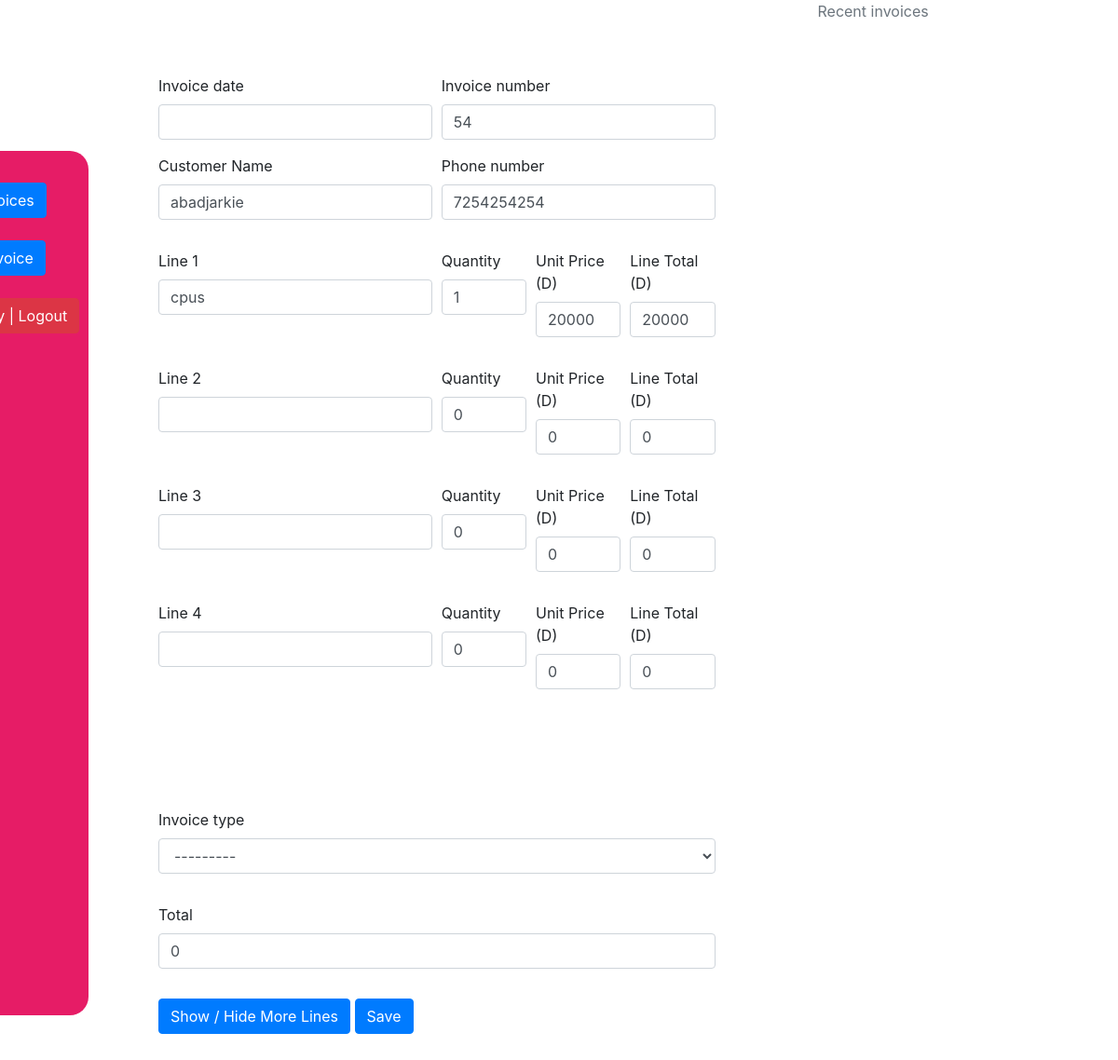
The page /update_invoice/2/ (signed in) on the database its author committed.
### invoicemgt/models.py (models this page shows)
class Invoice(models.Model):
	comments = models.TextField(max_length=3000, default='', blank=True, null=True)
	invoice_number = models.IntegerField(blank=True, null=True)
	invoice_date = models.DateField(auto_now_add=False, auto_now=False, blank=True, null=True)
	name = models.CharField('Customer Name', max_length=120, default='', blank=True, null=True)
	line_one = models.CharField('Line 1', max_length=120, default='', blank=True, null=True)
	line_one_quantity = models.IntegerField('Quantity', default=0, blank=True, null=True)
	line_one_unit_price = models.IntegerField('Unit Price (D)', default=0, blank=True, null=True)
	line_one_total_price = models.IntegerField('Line Total (D)', default=0, blank=True, null=True)
	line_two = models.CharField('Line 2', max_length=120, default='', blank=True, null=True)
	line_two_quantity = models.IntegerField('Quantity', default=0, blank=True, null=True)
	line_two_unit_price = models.IntegerField('Unit Price (D)', default=0, blank=True, null=True)
	line_two_total_price = models.IntegerField('Line Total (D)', default=0, blank=True, null=True)
	line_three = models.CharField('Line 3', max_length=120, default='', blank=True, null=True)
	line_three_quantity = models.IntegerField('Quantity', default=0, blank=True, null=True)
	line_three_unit_price = models.IntegerField('Unit Price (D)', default=0, blank=True, null=True)
	line_three_total_price = models.IntegerField('Line Total (D)', default=0, blank=True, null=True)
	line_four = models.CharField('Line 4', max_length=120, default='', blank=True, null=True)
	line_four_quantity = models.IntegerField('Quantity', default=0, blank=True, null=True)
	line_four_unit_price = models.IntegerField('Unit Price (D)', default=0, blank=True, null=True)
	line_four_total_price = models.IntegerField('Line Total (D)', default=0, blank=True, null=True)
	line_five = models.CharField('Line 5', max_length=120, default='', blank=True, null=True)
	line_five_quantity = models.IntegerField('Quantity', default=0, blank=True, null=True)
	line_five_unit_price = models.IntegerField('Unit Price (D)', default=0, blank=True, null=True)
	line_five_total_price = models.IntegerField('Line Total (D)', default=0, blank=True, null=True)
	line_six = models.CharField('Line 1', max_length=120, default='', blank=True, null=True)
	line_six_quantity = models.IntegerField('Quantity', default=0, blank=True, null=True)
	line_six_unit_price = models.IntegerField('Unit Price (D)', default=0, blank=True, null=True)
	line_six_total_price = models.IntegerField('Line Total (D)', default=0, blank=True, null=True)
	line_seven = models.CharField('Line 2', max_length=120, default='', blank=True, null=True)
	line_seven_quantity = models.IntegerField('Quantity', default=0, blank=True, null=True)
	line_seven_unit_price = models.IntegerField('Unit Price (D)', default=0, blank=True, null=True)
	line_seven_total_price = models.IntegerField('Line Total (D)', default=0, blank=True, null=True)
	line_eight = models.CharField('Line 3', max_length=120, default='', blank=True, null=True)
	line_eight_quantity = models.IntegerField('Quantity', default=0, blank=True, null=True)
	line_eight_unit_price = models.IntegerField('Unit Price (D)', default=0, blank=True, null=True)
	line_eight_total_price = models.IntegerField('Line Total (D)', default=0, blank=True, null=True)
	line_nine = models.CharField('Line 4', max_length=120, default='', blank=True, null=True)
	line_nine_quantity = models.IntegerField('Quantity', default=0, blank=True, null=True)
	line_nine_unit_price = models.IntegerField('Unit Price (D)', default=0, blank=True, null=True)
	line_nine_total_price = models.IntegerField('Line Total (D)', default=0, blank=True, null=True)
	line_ten = models.CharField('Line 5', max_length=120, default='', blank=True, null=True)
	line_ten_quantity = models.IntegerField('Quantity', default=0, blank=True, null=True)
	line_ten_unit_price = models.IntegerField('Unit Price (D)', default=0, blank=True, null=True)
	line_ten_total_price = models.IntegerField('Line Total (D)', default=0, blank=True, null=True)
	phone_number = models.CharField(max_length=120, default='', blank=True, null=True)
	total = models.IntegerField(default='0', blank=True, null=True)
	balance = models.IntegerField(default='0', blank=True, null=True)
	timestamp = models.DateTimeField(auto_now_add=True, auto_now=False)
	last_updated = models.DateTimeField(auto_now_add=False, auto_now=True, blank=True)
	paid = models.BooleanField(default=False)
	invoice_type_choice = (
			('Receipt', 'Receipt'),
			('Invoice', 'Invoice'),
		)
	invoice_type = models.CharField(max_length=50, default='', blank=True, null=True, choices=invoice_type_choice)

### invoicemgt/views.py (the view)
# urls.py: path('update_invoice/<str:pk>/', views.update_invoice , name = "update_invoice"),
@login_required
def update_invoice(request,pk):
    queryset = Invoice.objects.get(id=pk)
    form = InvoiceUpdateForm(instance=queryset)
    if request.method == 'POST':
        form = InvoiceUpdateForm(request.POST, instance=queryset)
        if form.is_valid():
            form.save()
            return redirect('/list_invoice')
    context = {
        'form': form
    }
    return render(request , 'add_invoice.html' , context)

### invoicemgt/forms.py (shortened to what this page needs)
class InvoiceUpdateForm(forms.ModelForm):
	class Meta:
		model = Invoice
		fields = ['name', 'phone_number', 'invoice_date','invoice_number',
				'line_one', 'line_one_quantity', 'line_one_unit_price', 'line_one_total_price',
				'line_two', 'line_two_quantity', 'line_two_unit_price', 'line_two_total_price',
				'line_three', 'line_three_quantity', 'line_three_unit_price', 'line_three_total_price',
				'line_four', 'line_four_quantity', 'line_four_unit_price', 'line_four_total_price',
				'line_five', 'line_five_quantity', 'line_five_unit_price', 'line_five_total_price',
				'line_six', 'line_six_quantity', 'line_six_unit_price', 'line_six_total_price',
				'line_seven', 'line_seven_quantity', 'line_seven_unit_price', 'line_seven_total_price',
				'line_eight', 'line_eight_quantity', 'line_eight_unit_price', 'line_eight_total_price',
				'line_nine', 'line_nine_quantity', 'line_nine_unit_price', 'line_nine_total_price',
				'line_ten', 'line_ten_quantity', 'line_ten_unit_price', 'line_ten_total_price',
				'total', 'paid', 'invoice_type']

### invoicemgt/templates/add_invoice.html (shortened to what this page needs)
{% load static %}
{% load crispy_forms_tags %}
{% include 'navbar.html' %}
<!DOCTYPE html>
<html lang="en">
<head>
  <link rel="stylesheet" type="text/css"
    href="https://stackpath.bootstrapcdn.com/bootstrap/4.5.2/css/bootstrap.min.css">
  <link rel="stylesheet" href="{% static 'css/style.css' %}">
  <link href="{% static 'js/jquery-ui-1.12.1/jquery-ui.min.css' %}" rel="stylesheet">
  <link href="{% static 'js/jquery-ui-1.12.1/jquery-ui.structure.min.css' %}" rel="stylesheet">
  <link href="{% static 'js/jquery-ui-1.12.1/jquery-ui.theme.min.css' %}" rel="stylesheet">
  <link rel="stylesheet" href="{% static '' %}">
</head>
<body>
  <div class="main-container">
    <div class="row">
      <div class="col-md-9">
        <div class="myForm">
          <form method='POST' action=''>{% csrf_token %}
            <div class="row">
              <div class='col-sm-12'>
                <div class="form-row">
                  <div class="form-group col-md-6">
                    {{ form.invoice_date|as_crispy_field }}
                    {{ form.name|as_crispy_field }}
                  </div>
                  <div class="form-group col-md-6">
                    {{ form.invoice_number|as_crispy_field }}
                    {{ form.phone_number|as_crispy_field }}
                  </div>
                </div>
                <div class="form-row">
                  <div class="form-group col-md-6">
                    {{ form.line_one|as_crispy_field }}
                  </div>
                  <div class="form-group col-md-2">
                    {{ form.line_one_quantity|as_crispy_field }}
                  </div>
                  <div class="form-group col-md-2">
                    {{ form.line_one_unit_price|as_crispy_field }}
                  </div>
                  <div class="form-group col-md-2">
                    {{ form.line_one_total_price|as_crispy_field }}
                  </div>
                </div>
                <div class="form-row">
                  <div class="form-group col-md-6">
                    {{ form.line_two|as_crispy_field }}
                  </div>
                  <div class="form-group col-md-2">
                    {{ form.line_two_quantity|as_crispy_field }}
                  </div>
                  <div class="form-group col-md-2">
                    {{ form.line_two_unit_price|as_crispy_field }}
                  </div>
                  <div class="form-group col-md-2">
                    {{ form.line_two_total_price|as_crispy_field }}
                  </div>
                </div>
                <div class="form-row">
                  <div class="form-group col-md-6">
                    {{ form.line_three|as_crispy_field }}
                  </div>
                  <div class="form-group col-md-2">
                    {{ form.line_three_quantity|as_crispy_field }}
                  </div>
                  <div class="form-group col-md-2">
                    {{ form.line_three_unit_price|as_crispy_field }}
                  </div>
                  <div class="form-group col-md-2">
                    {{ form.line_three_total_price|as_crispy_field }}
                  </div>
                </div>
                <div class="form-row">
                  <div class="form-group col-md-6">
                    {{ form.line_four|as_crispy_field }}
                  </div>
                  <div class="form-group col-md-2">
                    {{ form.line_four_quantity|as_crispy_field }}
                  </div>
                  <div class="form-group col-md-2">
                    {{ form.line_four_unit_price|as_crispy_field }}
                  </div>
                  <div class="form-group col-md-2">
                    {{ form.line_four_total_price|as_crispy_field }}
                  </div>
                </div>
                <div class="form-row">
                </div>
                <div class="form-row">
                </div>
                <div class="form-row">
                </div>
                <div class="form-row">
                </div>
                <div class="form-row">
                </div>
                <div class="form-row">
                </div>
                <div class="form-row">
                  <div class="form-group col-md-12">
                    {{ form.invoice_type|as_crispy_field }}
                  </div>
                  <div class="form-group col-md-12">
                    {{ form.total|as_crispy_field }}
                  </div>
                </div>
                <button id="more-line" type="button" class="btn btn-primary"> Show / Hide More Lines </button>
                <button type="submit" class="btn btn-primary">Save</button>
              </div>
            </div>
          </form>
        </div>
      </div>
      <div class="col-sm-3">
        <div>
          <div>
            <span class="text-muted">Recent invoices</span>
          </div>
        </div>
      </div>
    </div>
  </div>
</body>
</html>

### invoicemgt/templates/navbar.html
<div class="mymenu-bar">
  <br>
  {% if request.user.is_authenticated %}
  <a href="/list_invoice">
    <div class="btn btn-primary mybutton">List Invoices</div>
  </a>
  <br><br>
  <a href="/add_invoice">
    <div class="btn btn-primary mybutton">New Invoice</div>
  </a>
  <br>
  <br>
  <a href="/accounts/logout"><button class="btn btn-danger">{{ user }} | Logout</button></a>
  {% else %}
  <a href="/accounts/login"><button class="btn btn-danger">Login</button></a>
  {% endif %}
</div>

### invoicemgt/static/css/style.css (style rules this page uses)
.myForm { margin: 30px; }
.main-container { width: 85%; margin: auto; }
.myForm form { padding: 50px; padding-bottom: 20px; }
.mymenu-bar { background-color: #e61c66; color: white; display: inline; padding: 10px; position: fixed; height: 80%; bottom: 70px; left: -80px; z-index: 3000; border-top-right-radius: 20px; border-bottom-right-radius: 20px; }

### rows shown on the page
Invoice: name "abadjarkie", invoice_number "54", phone_number "7254254254", line_one "cpus", line_one_quantity "1", line_one_unit_price "20000", line_one_total_price "20000", line_two_quantity "0", line_two_unit_price "0", line_two_total_price "0", line_three_quantity "0", line_three_unit_price "0", line_three_total_price "0", line_four_quantity "0", line_four_unit_price "0", line_four_total_price "0", invoice_type "---------", total "0"
